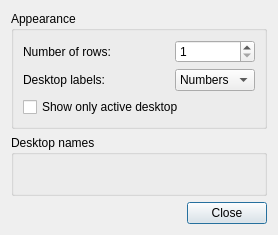
<?xml version="1.0" encoding="UTF-8"?>
<ui version="4.0">
 <class>DesktopSwitchConfiguration</class>
 <widget class="QDialog" name="DesktopSwitchConfiguration">
  <property name="geometry">
   <rect>
    <x>0</x>
    <y>0</y>
    <width>278</width>
    <height>235</height>
   </rect>
  </property>
  <property name="windowTitle">
   <string>DesktopSwitch settings</string>
  </property>
  <layout class="QVBoxLayout" name="verticalLayout">
   <item>
    <widget class="QGroupBox" name="groupBox">
     <property name="title">
      <string>Appearance</string>
     </property>
     <layout class="QGridLayout" name="gridLayout">
      <item row="0" column="2">
       <widget class="QSpinBox" name="rowsSB">
        <property name="minimum">
         <number>1</number>
        </property>
        <property name="maximum">
         <number>40</number>
        </property>
        <property name="value">
         <number>1</number>
        </property>
       </widget>
      </item>
      <item row="1" column="0">
       <widget class="QLabel" name="labelButtons">
        <property name="text">
         <string>Desktop labels:</string>
        </property>
       </widget>
      </item>
      <item row="0" column="0">
       <widget class="QLabel" name="labelRowsSB">
        <property name="text">
         <string>Number of rows:</string>
        </property>
       </widget>
      </item>
      <item row="1" column="2">
       <widget class="QComboBox" name="labelTypeCB">
        <item>
         <property name="text">
          <string>Numbers</string>
         </property>
        </item>
        <item>
         <property name="text">
          <string>Names</string>
         </property>
        </item>
        <item>
         <property name="text">
          <string>None</string>
         </property>
        </item>
       </widget>
      </item>
      <item row="2" column="0" colspan="3">
       <widget class="QCheckBox" name="showOnlyActiveCB">
        <property name="toolTip">
         <string>If checked, widget will be just an indicator</string>
        </property>
        <property name="text">
         <string>Show only active desktop</string>
        </property>
       </widget>
      </item>
     </layout>
    </widget>
   </item>
   <item>
    <widget class="QGroupBox" name="namesGroupBox">
     <property name="title">
      <string>Desktop names</string>
     </property>
     <layout class="QFormLayout" name="formLayout"/>
    </widget>
   </item>
   <item>
    <widget class="QDialogButtonBox" name="buttonBox_1">
     <property name="orientation">
      <enum>Qt::Horizontal</enum>
     </property>
     <property name="standardButtons">
      <set>QDialogButtonBox::Close</set>
     </property>
    </widget>
   </item>
  </layout>
 </widget>
 <resources/>
 <connections/>
</ui>
